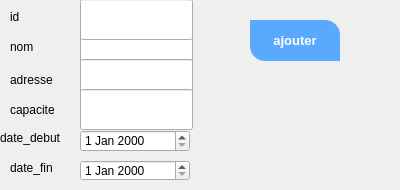
     <widget class="QWidget" name="tabWidget_2Page2">
      <attribute name="title">
       <string>ajouter</string>
      </attribute>
      <widget class="QLineEdit" name="lineEdit_NOMEV">
       <property name="geometry">
        <rect>
         <x>80</x>
         <y>29</y>
         <width>113</width>
         <height>41</height>
        </rect>
       </property>
      </widget>
      <widget class="QLineEdit" name="lineEdit_adrev">
       <property name="geometry">
        <rect>
         <x>80</x>
         <y>59</y>
         <width>113</width>
         <height>41</height>
        </rect>
       </property>
      </widget>
      <widget class="QLineEdit" name="lineEdit_CAP">
       <property name="geometry">
        <rect>
         <x>80</x>
         <y>89</y>
         <width>113</width>
         <height>41</height>
        </rect>
       </property>
      </widget>
      <widget class="QLineEdit" name="lineEdit_IDEV">
       <property name="geometry">
        <rect>
         <x>80</x>
         <y>-1</y>
         <width>113</width>
         <height>41</height>
        </rect>
       </property>
      </widget>
      <widget class="QLabel" name="label_12">
       <property name="geometry">
        <rect>
         <x>10</x>
         <y>10</y>
         <width>47</width>
         <height>13</height>
        </rect>
       </property>
       <property name="text">
        <string>id</string>
       </property>
      </widget>
      <widget class="QLabel" name="label_13">
       <property name="geometry">
        <rect>
         <x>10</x>
         <y>40</y>
         <width>47</width>
         <height>13</height>
        </rect>
       </property>
       <property name="text">
        <string>nom</string>
       </property>
      </widget>
      <widget class="QLabel" name="label_14">
       <property name="geometry">
        <rect>
         <x>10</x>
         <y>70</y>
         <width>61</width>
         <height>20</height>
        </rect>
       </property>
       <property name="text">
        <string>adresse</string>
       </property>
      </widget>
      <widget class="QLabel" name="label_15">
       <property name="geometry">
        <rect>
         <x>10</x>
         <y>100</y>
         <width>61</width>
         <height>20</height>
        </rect>
       </property>
       <property name="text">
        <string>capacite</string>
       </property>
      </widget>
      <widget class="QLabel" name="label_16">
       <property name="geometry">
        <rect>
         <x>0</x>
         <y>130</y>
         <width>81</width>
         <height>16</height>
        </rect>
       </property>
       <property name="text">
        <string>date_debut</string>
       </property>
      </widget>
      <widget class="QLabel" name="label_17">
       <property name="geometry">
        <rect>
         <x>10</x>
         <y>160</y>
         <width>51</width>
         <height>16</height>
        </rect>
       </property>
       <property name="text">
        <string>date_fin</string>
       </property>
      </widget>
      <widget class="QPushButton" name="pushButton_7">
       <property name="geometry">
        <rect>
         <x>250</x>
         <y>20</y>
         <width>90</width>
         <height>41</height>
        </rect>
       </property>
       <property name="styleSheet">
        <string notr="true">QPushButton
{
	
	
	
	background-color: rgb(89, 169, 255);
	color: #fff;
	font-size: 13px;
	font-weight: bold;
	border-top-right-radius: 15px;
	border-top-left-radius: 0px;
	border-bottom-right-radius: 0px;
	border-bottom-left-radius: 15px;
	/*padding: 10px;*/

}</string>
       </property>
       <property name="text">
        <string>ajouter</string>
       </property>
      </widget>
      <widget class="QDateEdit" name="dateEdit">
       <property name="geometry">
        <rect>
         <x>80</x>
         <y>130</y>
         <width>110</width>
         <height>22</height>
        </rect>
       </property>
      </widget>
      <widget class="QDateEdit" name="dateEdit_2">
       <property name="geometry">
        <rect>
         <x>80</x>
         <y>160</y>
         <width>110</width>
         <height>21</height>
        </rect>
       </property>
      </widget>
      <widget class="QLabel" name="label_40">
       <property name="geometry">
        <rect>
         <x>350</x>
         <y>110</y>
         <width>41</width>
         <height>31</height>
        </rect>
       </property>
       <property name="styleSheet">
        <string notr="true">image:url(:/icons /edit.png)</string>
       </property>
       <property name="text">
        <string/>
       </property>
      </widget>
     </widget>
